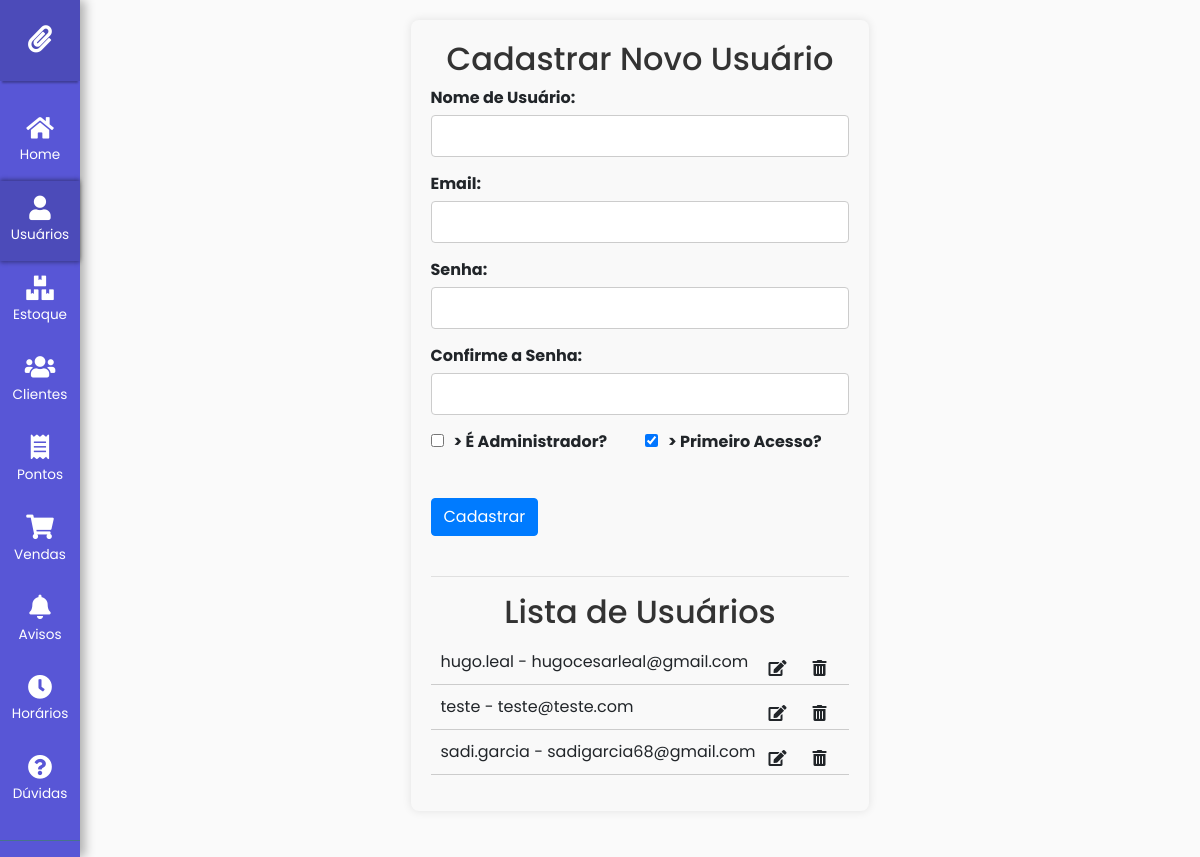
The page /usuarios/ (signed in) on the database its author committed.
### core/models.py (models this page shows, shortened)
class CustomUser(AbstractUser):
    is_admin = models.BooleanField(default=False)
    primeiro_acesso = models.BooleanField(default=True)

### usuarios/views.py (the view)
# urls.py: path('usuarios/', include('usuarios.urls', namespace='usuarios')),
@user_passes_test(is_admin)
def usuarios(request):
    if request.user.primeiro_acesso:
        return redirect('usuarios:trocar-senha')
    if request.method == "POST":
        form = CustomUserCreationForm(request.POST)
        if form.is_valid():
            form.save()
            messages.success(request, 'Usuário criado com sucesso!')
            return redirect('usuarios:usuarios')
    else:
        form = CustomUserCreationForm()
    users = get_user_model().objects.all()
    return TemplateResponse(request, 'usuarios.html', {'form': form, 'users': users})

### usuarios/forms.py
class CustomUserCreationForm(UserCreationForm):
    email = forms.EmailField(required=True)
    is_admin = forms.BooleanField(required=False, initial=False)
    primeiro_acesso = forms.BooleanField(required=False, initial=True)
    class Meta:
        model = CustomUser
        fields = ('username', 'email', 'password1', 'password2', 'is_admin', 'primeiro_acesso')

### core/utils.py (called while the page is built)
def is_admin(user):
    return user.is_staff

### usuarios/templates/usuarios.html (shortened to what this page needs)
{% extends base_template %}
{% block body %}
<div class="usuarios-container">
    <h2>Cadastrar Novo Usuário</h2>
    <form method="POST">
        <div class="form-group">
            <label for="id_username">Nome de Usuário:</label>
            {{ form.username }}
        </div>
        <div class="form-group">
            <label for="id_email">Email:</label>
            {{ form.email }}
        </div>
        <div class="form-group">
            <label for="id_password1">Senha:</label>
            {{ form.password1 }}
        </div>
        <div class="form-group">
            <label for="id_password2">Confirme a Senha:</label>
            {{ form.password2 }}
        </div>
        <div class="form-row">
            <div class="form-group col-md-6">
                <label for="id_is_admin">
                <input type="checkbox" id="id_is_admin" name="is_admin" {{ form.is_admin }}> É Administrador?
                </label>
            </div>
            <div class="form-group col-md-6">
                <label for="id_primeiro_acesso">
                <input type="checkbox" id="id_primeiro_acesso" name="primeiro_acesso" {{ form.primeiro_acesso }}> Primeiro Acesso?
                </label>
            </div>
        </div>
        <button class="btn btn-primary my-4" type="submit">Cadastrar</button>
    </form>
    <hr>
    <h2>Lista de Usuários</h2>
    <ul>
        {% for user in users %}
            <li>
                {{ user.username }} - {{ user.email }}
                <button class="btn btn-ExcluirUsuario float-right" data-toggle="modal" data-target="#modalExcluirUsuario" data-id="{{ user.pk }}">
                    <i class="fas fa-trash-alt"></i></button>
                <button class="btn btn-EditarUsuario float-right" data-toggle="modal" data-target="#modalEditarUsuario" data-id="{{ user.pk }}">
                    <i class="fas fa-edit"></i></button>
            </li>
        {% endfor %}
    </ul>
</div>
{% endblock %}

### static/css/base.css (style rules this page uses)
body { font-family: 'Poppins', sans-serif; background: #fafafa; }
i, span { display: inline-block; }

### rows shown on the page
CustomUser: username "hugo.leal", email "hugocesarleal@gmail.com"
CustomUser: username "teste", email "teste@teste.com"
CustomUser: username "sadi.garcia", email "sadigarcia68@gmail.com"
